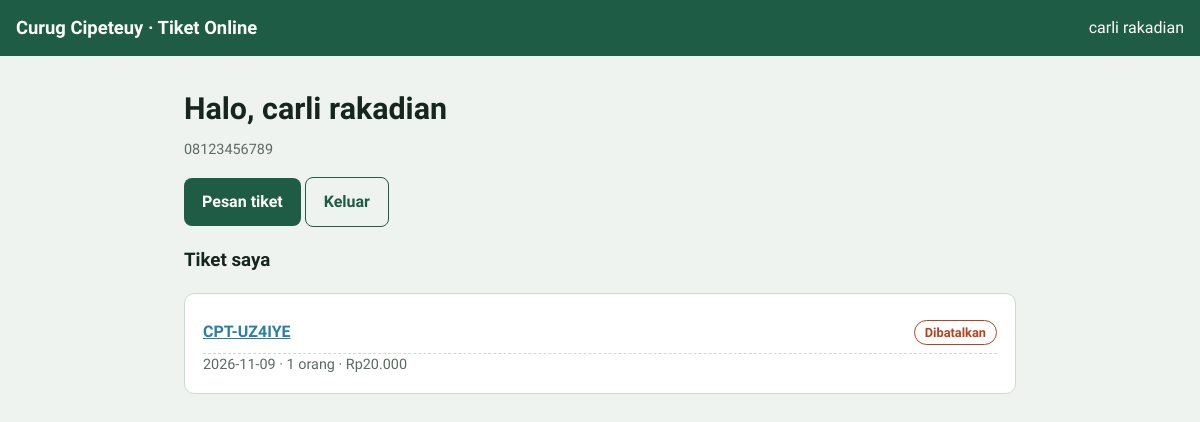
Page /akun (signed in) on the committed database.
### tables this page shows
CREATE TABLE pesanan (
            kode TEXT PRIMARY KEY,
            tanggal_kunjungan TEXT NOT NULL,
            nama TEXT NOT NULL,
            hp TEXT NOT NULL,
            dewasa INTEGER NOT NULL,
            anak INTEGER NOT NULL,
            tambahan TEXT,
            total INTEGER NOT NULL,
            metode TEXT,
            status TEXT NOT NULL,           -- Aktif / Terpakai / Dibatalkan
            dibuat_pada TEXT NOT NULL,
            dipakai_pada TEXT);

### app.py (the view)
@app.route("/akun")
@login_required
def akun():
    u = session["user"]
    return render_template("akun.html", u=u, data=t.pesanan_by_hp(u["hp"]))

### app.py (called while the page is built)
@app.context_processor
def inject():
    return {"rp": t.format_rp, "hari_ini": date.today().isoformat(),
            "user": session.get("user")}

def login_required(f):
    @wraps(f)
    def wrapper(*a, **kw):
        if not session.get("user"):
            return redirect(url_for("login", next=request.path))
        return f(*a, **kw)
    return wrapper

### ticketing.py (called while the page is built)
def koneksi():
    conn = sqlite3.connect(DB_FILE)
    conn.row_factory = sqlite3.Row
    return conn

def format_rp(n: int) -> str:
    return "Rp{:,}".format(n).replace(",", ".")

def pesanan_by_hp(hp: str):
    with koneksi() as c:
        return c.execute("SELECT * FROM pesanan WHERE hp=? ORDER BY dibuat_pada DESC", (hp,)).fetchall()

### templates/akun.html (shortened to what this page needs)
{% extends "base_auth.html" %}
{% block kelas %}lebar{% endblock %}
{% block isi %}
<h2>Halo, {{ u.nama }}</h2>
<p class="mut">{{ u.hp }}</p>
<p>
  <a class="btn" href="{{ url_for('pesan') }}">Pesan tiket</a>
  <a class="btn alt" href="{{ url_for('logout') }}">Keluar</a>
</p>
<h3>Tiket saya</h3>
{% for p in data %}
<div class="card">
  <div class="row">
    <a href="{{ url_for('tiket', kode=p['kode']) }}"><b>{{ p['kode'] }}</b></a>
    <span class="tag {{ 'ok' if p['status']=='Aktif' else 'wait' if p['status']=='Terpakai' else 'bad' }}">{{ p['status'] }}</span>
  </div>
  <div class="mut">{{ p['tanggal_kunjungan'] }} · {{ p['dewasa'] + p['anak'] }} orang · {{ rp(p['total']) }}</div>
</div>
{% else %}
<div class="card">Belum ada tiket. <a href="{{ url_for('pesan') }}">Pesan tiket pertama kamu.</a></div>
{% endfor %}
{% endblock %}

### templates/base_auth.html (shortened to what this page needs)
<!DOCTYPE html>
<html lang="id">
<head>
</head>
<body>
<header>
  <h1><a href="{{ url_for('index') }}">Curug Cipeteuy · Tiket Online</a></h1>
  {% if user %}<a href="{{ url_for('akun') }}">{{ user.nama }}</a>{% else %}<a href="{{ url_for('index') }}">Beranda</a>{% endif %}
</header>
<main class="{% block kelas %}{% endblock %}">
  {% block isi %}{% endblock %}
</main>
</body>
</html>

### templates/base_auth.html (style rules this page uses)
:root { --bg:#EEF3EF;--surf:#fff;--ink:#16261F;--mut:#5B6B63;--pri:#1E5C45;--pri-ink:#fff;--acc:#2A7FA3;--line:#CFDAD3;--warn:#B3441F;--ok:#1E7A4A; box-sizing:border-box;padding-top:env(safe-area-inset-top,0px);padding-bottom:env(safe-area-inset-bottom,0px) }
* { box-sizing:border-box }
body { margin:0;background:var(--bg);color:var(--ink);font-family:"Bricolage Grotesque",system-ui,sans-serif;line-height:1.5 }
header { background:var(--pri);color:var(--pri-ink);padding:14px 16px;display:flex;flex-wrap:wrap;gap:10px;align-items:center;justify-content:space-between }
header a { color:inherit;text-decoration:none }
header h1 { margin:0;font-size:1.15rem;font-weight:800 }
main { max-width:430px;margin:0 auto;padding:28px 14px 60px }
main.lebar { max-width:860px }
h2 { font-size:1.9rem;line-height:1.1;margin:8px 0 6px;font-weight:800 }
.mut { color:var(--mut);font-size:.9rem }
.card { background:var(--surf);border:1px solid var(--line);border-radius:10px;padding:18px;margin:14px 0 }
.btn { display:inline-block;background:var(--pri);color:var(--pri-ink);border:0;border-radius:8px;padding:12px 18px;font:inherit;font-weight:600;cursor:pointer;text-decoration:none;text-align:center }
.btn.alt { background:transparent;color:var(--pri);border:1px solid var(--pri) }
a { color:var(--acc) }
.row { display:flex;justify-content:space-between;align-items:center;gap:10px;padding:8px 0;border-bottom:1px dashed var(--line) }
.tag { display:inline-block;padding:2px 10px;border-radius:99px;font-size:.8rem;font-weight:600;border:1px solid currentColor }
.bad { color:var(--warn) }

### rows in the picture
pesanan: nama "carli rakadian", kode "CPT-UZ4IYE", status "Dibatalkan", tanggal_kunjungan "2026-11-09", p['dewasa']+p['anak'] "1", total "Rp20.000"

### other values in the picture
{{ u.hp }} "08123456789"
